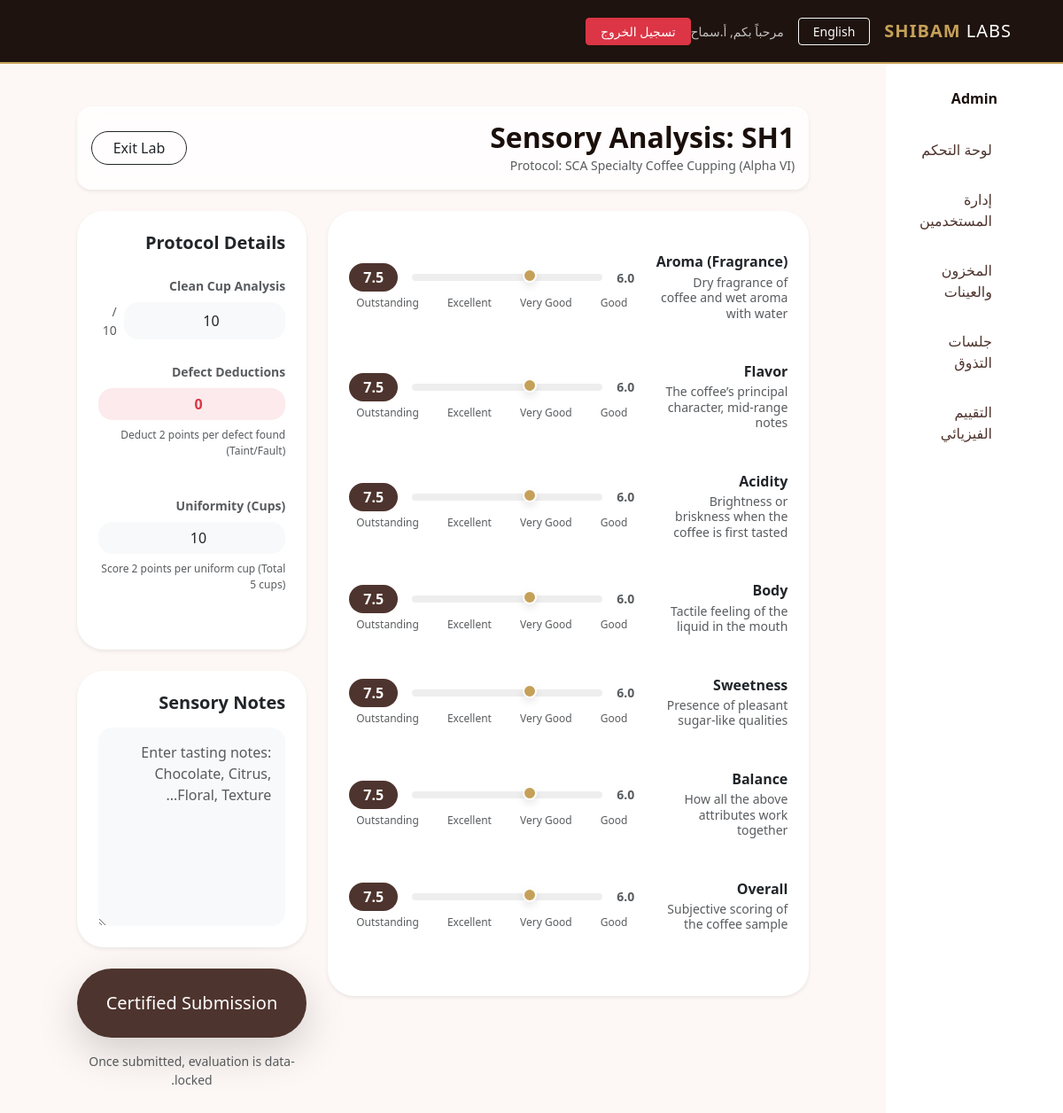
The page /cupper/evaluate/1 (signed in) on the database its author committed.
### models.py (models this page shows)
class User(db.Model, UserMixin):
    id = db.Column(db.Integer, primary_key=True)
    username = db.Column(db.String(50), unique=True, nullable=False)
    email = db.Column(db.String(120), unique=True, nullable=False)
    password_hash = db.Column(db.String(128), nullable=False)
    full_name = db.Column(db.String(100))
    role = db.Column(db.String(20), nullable=False) # Admin, RoastManager, Cupper
    is_active = db.Column(db.Boolean, default=True)

class SessionSample(db.Model):
    id = db.Column(db.Integer, primary_key=True)
    session_id = db.Column(db.Integer, db.ForeignKey('cupping_session.id'), nullable=False)
    sample_id = db.Column(db.Integer, db.ForeignKey('coffee_sample.id'), nullable=False)
    blind_code = db.Column(db.String(50)) # e.g. "Sample A"
    assigned_cupper_id = db.Column(db.Integer, db.ForeignKey('user.id'), nullable=True)
    cupping_session = db.relationship('CuppingSession', backref='session_samples')
    coffee_sample = db.relationship('CoffeeSample', backref='session_links')
    assigned_cupper = db.relationship('User', foreign_keys=[assigned_cupper_id], backref='assigned_samples')

### app.py (the view, shortened to what this page needs)
@app.route('/cupper/evaluate/<int:ss_id>', methods=['GET', 'POST'])
@login_required
def cupping(ss_id):
    if current_user.role not in ['Admin', 'Cupper']: return "Access Denied", 403
    ss = SessionSample.query.get_or_404(ss_id)
    if ss.cupping_session.status != 'Open':
        flash('This session is closed and can no longer be evaluated.')
        return redirect(url_for('index'))
    if ss.assigned_cupper_id and ss.assigned_cupper_id != current_user.id and current_user.role != 'Admin':
        flash('Access Restricted: This sample is assigned to another professional cupper.')
        return redirect(url_for('index'))
    return render_template('cupping_form.html', ss=ss, t=get_translations(session['lang']))

### app.py (called while the page is built)
@login_manager.user_loader
def load_user(user_id):
    return User.query.get(int(user_id))

@app.before_request
def set_lang():
    if 'lang' not in session:
        session['lang'] = 'ar'

### templates/cupping_form.html (shortened to what this page needs)
{% extends "layout.html" %}
{% block content %}
<div class="row justify-content-center">
    <div class="col-lg-11">
        <div class="d-flex justify-content-between align-items-center mb-4 sticky-top p-3 bg-white bg-opacity-75 backdrop-blur rounded-4 shadow-sm"
            style="top: 80px; z-index: 100;">
            <div>
                <h2 class="fw-bold mb-0">Sensory Analysis: <span class="text-latte">{{ ss.blind_code }}</span></h2>
                <small class="text-muted">Protocol: SCA Specialty Coffee Cupping (Alpha VI)</small>
            </div>
            <button type="button" class="btn btn-outline-dark rounded-pill px-4" onclick="history.back()">Exit
                Lab</button>
        </div>
        <form method="POST">
            <div class="row g-4">
                <div class="col-lg-8">
                    <div class="card border-0 shadow-sm p-4 pt-5 mb-4" style="border-radius: 30px;">
                        {% for key, label, desc in attributes %}
                        <div class="mb-5 row align-items-center">
                            <div class="col-md-4">
                                <h6 class="fw-bold mb-1">{{ label }}</h6>
                                <p class="small text-muted mb-0 lh-sm">{{ desc }}</p>
                            </div>
                            <div class="col-md-8">
                                <div class="d-flex align-items-center gap-3">
                                    <span class="small fw-bold text-muted">6.0</span>
                                    <input type="range" name="{{ key }}" class="form-range custom-range" min="6"
                                        max="10" step="0.25" value="7.5"
                                        oninput="this.nextElementSibling.innerText = this.value">
                                    <span class="badge bg-roasted px-3 py-2 rounded-pill fs-6 display-val">7.5</span>
                                </div>
                                <div class="d-flex justify-content-between px-2 mt-1">
                                    <span class="x-small text-muted">Good</span>
                                    <span class="x-small text-muted">Very Good</span>
                                    <span class="x-small text-muted">Excellent</span>
                                    <span class="x-small text-muted">Outstanding</span>
                                </div>
                            </div>
                        </div>
                        {% endfor %}
                    </div>
                </div>
                <div class="col-lg-4">
                    <div class="card border-0 shadow-sm p-4 mb-4" style="border-radius: 30px;">
                        <h5 class="fw-bold mb-4">Protocol Details</h5>
                        <div class="mb-4">
                            <label class="form-label small fw-bold text-muted">Clean Cup Analysis</label>
                            <div class="d-flex gap-2">
                                <input type="number" name="clean_cup"
                                    class="form-control border-0 bg-light rounded-4 text-center" value="10" min="0"
                                    max="10">
                                <span class="text-muted small align-self-center">/ 10</span>
                            </div>
                        </div>
                        <div class="mb-4">
                            <label class="form-label small fw-bold text-muted text-danger">Defect Deductions</label>
                            <input type="number" name="defects"
                                class="form-control border-0 bg-danger bg-opacity-10 text-danger rounded-4 text-center fw-bold"
                                value="0">
                            <p class="x-small text-muted mt-2">Deduct 2 points per defect found (Taint/Fault)</p>
                        </div>
                        <div class="mb-4">
                            <label class="form-label small fw-bold text-muted">Uniformity (Cups)</label>
                            <input type="number" name="uniformity"
                                class="form-control border-0 bg-light rounded-4 text-center" value="10" min="0"
                                max="10">
                            <p class="x-small text-muted mt-2">Score 2 points per uniform cup (Total 5 cups)</p>
                        </div>
                    </div>
                    <div class="card border-0 shadow-sm p-4 mb-4" style="border-radius: 30px;">
                        <h5 class="fw-bold mb-3">Sensory Notes</h5>
                        <textarea name="notes" class="form-control border-0 bg-light p-3 rounded-4" rows="8"
                            placeholder="Enter tasting notes: Chocolate, Citrus, Floral, Texture..."></textarea>
                    </div>
                    <button type="submit" class="btn btn-coffee w-100 py-4 shadow-lg rounded-pill fs-5">Certified
                        Submission</button>
                    <p class="text-center mt-3 small text-muted">Once submitted, evaluation is data-locked.</p>
                </div>
            </div>
        </form>
    </div>
</div>
{% endblock %}

### templates/layout.html (shortened to what this page needs)
<!DOCTYPE html>
<html lang="{{ session.get('lang', 'ar') }}" dir="{{ t.dir }}">
<head>
    <link href="https://cdn.jsdelivr.net/npm/bootstrap@5.3.0/dist/css/bootstrap.min.css" rel="stylesheet">
</head>
<body>
    <nav class="navbar navbar-expand-lg sticky-top">
        <div class="container">
            <a class="navbar-brand" href="/">SHIBAM <span style="color:white; font-weight:300;">LABS</span></a>
            <div class="ms-auto d-flex align-items-center">
                <a href="{{ url_for('toggle_lang') }}" class="btn btn-outline-light btn-sm me-3 px-3">{{ t.lang_toggle
                    }}</a>
                {% if current_user.is_authenticated %}
                <span class="text-light opacity-75 small me-3">{{ t.welcome }}, {{ current_user.full_name }}</span>
                <a href="{{ url_for('logout') }}" class="btn btn-sm btn-danger px-3">{{ t.logout }}</a>
                {% endif %}
            </div>
        </div>
    </nav>
    <div class="container-fluid">
        <div class="row">
            {% if current_user.is_authenticated %}
            <div class="col-md-2 d-none d-md-block sidebar">
                <div class="mb-4 text-center">
                    <h6 class="fw-bold">{{ current_user.role }}</h6>
                </div>
                <ul class="nav nav-pills flex-column">
                    <li class="nav-item"><a class="nav-link {{ 'active' if request.endpoint == 'index' }}" href="/">{{
                            t.dashboard }}</a></li>
                    {% if current_user.role == 'Admin' %}
                    <li class="nav-item"><a class="nav-link {{ 'active' if request.endpoint == 'admin_users' }}"
                            href="{{ url_for('admin_users') }}">{{ t.manage_users if t.manage_users else 'Users'
                            }}</a></li>
                    <li class="nav-item"><a class="nav-link {{ 'active' if request.endpoint == 'admin_samples' }}"
                            href="{{ url_for('admin_samples') }}">{{ t.samples }}</a></li>
                    <li class="nav-item"><a class="nav-link {{ 'active' if request.endpoint == 'admin_sessions' }}"
                            href="{{ url_for('admin_sessions') }}">{{ t.sessions }}</a></li>
                    {% endif %}
                    {% if current_user.role in ['Admin', 'RoastManager'] %}
                    <li class="nav-item"><a class="nav-link {{ 'active' if request.endpoint == 'physical_grading' }}"
                            href="{{ url_for('physical_grading') }}">{{ t.physical }}</a></li>
                    {% endif %}
                </ul>
            </div>
            {% endif %}
            <div class="col-{% if current_user.is_authenticated %}md-10{% else %}12{% endif %} p-lg-5 p-4">
                {% block content %}{% endblock %}
            </div>
        </div>
    </div>
</body>
</html>

### templates/layout.html (style rules this page uses)
:root { --espresso: #1A0F0A; --roasted: #4E342E; --latte: #A67C52; --silk-cream: #FDF8F5; --gold-accent: #C5A059; --soft-shadow: 0 10px 30px rgba(0, 0, 0, 0.08); }
.navbar { background: rgba(26, 15, 10, 0.98) !important; backdrop-filter: blur(10px); padding: 15px 0; border-bottom: 2px solid var(--gold-accent); }
.navbar-brand { font-weight: 700; letter-spacing: 1px; color: var(--gold-accent) !important; }
.sidebar { background: white; min-height: calc(100vh - 75px); padding: 30px 20px; box-shadow: 4px 0 15px rgba(0, 0, 0, 0.02); }
.nav-pills .nav-link { color: var(--roasted); font-weight: 500; padding: 12px 20px; border-radius: 12px; margin-bottom: 8px; transition: 0.3s; }
.card { border: none; border-radius: 20px; box-shadow: var(--soft-shadow); transition: transform 0.3s ease; }
.btn-coffee { background: var(--roasted); color: white; border-radius: 10px; padding: 10px 25px; border: none; font-weight: 500; }

### templates/cupping_form.html (style rules this page uses)
.backdrop-blur { backdrop-filter: blur(10px); }
.x-small { font-size: 0.75rem; }
.bg-roasted { background-color: var(--roasted); }

### rows shown on the page
User: full_name "أ.سماح", role "Admin"
SessionSample: blind_code "SH1"

### other values the page prints
{{ t.lang_toggle }} "English"
{{ t.welcome }} "مرحباً بكم"
{{ t.logout }} "تسجيل الخروج"
{{ t.dashboard }} "لوحة التحكم"
{{ t.manage_users if t.manage_users else 'Users' }} "إدارة المستخدمين"
{{ t.samples }} "المخزون والعينات"
{{ t.sessions }} "جلسات التذوق"
{{ t.physical }} "التقييم الفيزيائي"
{{ label }} "Aroma (Fragrance)" "Flavor" "Acidity" "Body" "Sweetness" "Balance" "Overall"
{{ desc }} "Dry fragrance of coffee and wet aroma with water" "The coffee’s principal character, mid-range notes" "Brightness or briskness when the coffee is first tasted" "Tactile feeling of the liquid in the mouth" "Presence of pleasant sugar-like qualities" "How all the above attributes work together" "Subjective scoring of the coffee sample"
